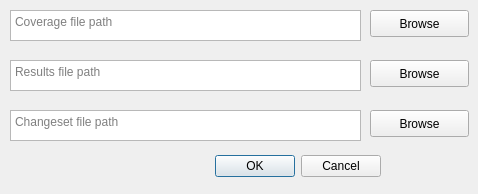
<?xml version="1.0" encoding="UTF-8"?>
<ui version="4.0">
 <class>CLoadTestSuiteDialog</class>
 <widget class="QDialog" name="CLoadTestSuiteDialog">
  <property name="geometry">
   <rect>
    <x>0</x>
    <y>0</y>
    <width>478</width>
    <height>194</height>
   </rect>
  </property>
  <property name="sizePolicy">
   <sizepolicy hsizetype="Fixed" vsizetype="Fixed">
    <horstretch>0</horstretch>
    <verstretch>0</verstretch>
   </sizepolicy>
  </property>
  <property name="contextMenuPolicy">
   <enum>Qt::DefaultContextMenu</enum>
  </property>
  <property name="windowTitle">
   <string>Load test-suite</string>
  </property>
  <property name="sizeGripEnabled">
   <bool>false</bool>
  </property>
  <property name="modal">
   <bool>true</bool>
  </property>
  <widget class="QDialogButtonBox" name="buttonBox">
   <property name="geometry">
    <rect>
     <x>40</x>
     <y>150</y>
     <width>341</width>
     <height>32</height>
    </rect>
   </property>
   <property name="orientation">
    <enum>Qt::Horizontal</enum>
   </property>
   <property name="standardButtons">
    <set>QDialogButtonBox::Cancel|QDialogButtonBox::Ok</set>
   </property>
  </widget>
  <widget class="QTextEdit" name="textEditCoverage">
   <property name="enabled">
    <bool>true</bool>
   </property>
   <property name="geometry">
    <rect>
     <x>10</x>
     <y>10</y>
     <width>351</width>
     <height>31</height>
    </rect>
   </property>
   <property name="inputMethodHints">
    <set>Qt::ImhNone</set>
   </property>
   <property name="verticalScrollBarPolicy">
    <enum>Qt::ScrollBarAlwaysOff</enum>
   </property>
   <property name="horizontalScrollBarPolicy">
    <enum>Qt::ScrollBarAlwaysOff</enum>
   </property>
   <property name="sizeAdjustPolicy">
    <enum>QAbstractScrollArea::AdjustIgnored</enum>
   </property>
   <property name="lineWrapMode">
    <enum>QTextEdit::NoWrap</enum>
   </property>
   <property name="readOnly">
    <bool>false</bool>
   </property>
   <property name="placeholderText">
    <string>Coverage file path</string>
   </property>
  </widget>
  <widget class="QTextEdit" name="textEditResults">
   <property name="geometry">
    <rect>
     <x>10</x>
     <y>60</y>
     <width>351</width>
     <height>31</height>
    </rect>
   </property>
   <property name="inputMethodHints">
    <set>Qt::ImhNone</set>
   </property>
   <property name="verticalScrollBarPolicy">
    <enum>Qt::ScrollBarAlwaysOff</enum>
   </property>
   <property name="horizontalScrollBarPolicy">
    <enum>Qt::ScrollBarAlwaysOff</enum>
   </property>
   <property name="lineWrapMode">
    <enum>QTextEdit::NoWrap</enum>
   </property>
   <property name="readOnly">
    <bool>false</bool>
   </property>
   <property name="placeholderText">
    <string>Results file path</string>
   </property>
  </widget>
  <widget class="QPushButton" name="pushButtonCoverage">
   <property name="geometry">
    <rect>
     <x>370</x>
     <y>10</y>
     <width>99</width>
     <height>27</height>
    </rect>
   </property>
   <property name="text">
    <string>Browse</string>
   </property>
   <property name="flat">
    <bool>false</bool>
   </property>
  </widget>
  <widget class="QTextEdit" name="textEditChangeset">
   <property name="geometry">
    <rect>
     <x>10</x>
     <y>110</y>
     <width>351</width>
     <height>31</height>
    </rect>
   </property>
   <property name="inputMethodHints">
    <set>Qt::ImhNone</set>
   </property>
   <property name="verticalScrollBarPolicy">
    <enum>Qt::ScrollBarAlwaysOff</enum>
   </property>
   <property name="horizontalScrollBarPolicy">
    <enum>Qt::ScrollBarAlwaysOff</enum>
   </property>
   <property name="lineWrapMode">
    <enum>QTextEdit::NoWrap</enum>
   </property>
   <property name="readOnly">
    <bool>false</bool>
   </property>
   <property name="placeholderText">
    <string>Changeset file path</string>
   </property>
  </widget>
  <widget class="QPushButton" name="pushButtonResults">
   <property name="geometry">
    <rect>
     <x>370</x>
     <y>60</y>
     <width>99</width>
     <height>27</height>
    </rect>
   </property>
   <property name="text">
    <string>Browse</string>
   </property>
  </widget>
  <widget class="QPushButton" name="pushButtonChangeset">
   <property name="geometry">
    <rect>
     <x>370</x>
     <y>110</y>
     <width>99</width>
     <height>27</height>
    </rect>
   </property>
   <property name="text">
    <string>Browse</string>
   </property>
  </widget>
 </widget>
 <resources/>
 <connections>
  <connection>
   <sender>buttonBox</sender>
   <signal>accepted()</signal>
   <receiver>CLoadTestSuiteDialog</receiver>
   <slot>accept()</slot>
   <hints>
    <hint type="sourcelabel">
     <x>248</x>
     <y>254</y>
    </hint>
    <hint type="destinationlabel">
     <x>157</x>
     <y>274</y>
    </hint>
   </hints>
  </connection>
  <connection>
   <sender>buttonBox</sender>
   <signal>rejected()</signal>
   <receiver>CLoadTestSuiteDialog</receiver>
   <slot>reject()</slot>
   <hints>
    <hint type="sourcelabel">
     <x>316</x>
     <y>260</y>
    </hint>
    <hint type="destinationlabel">
     <x>286</x>
     <y>274</y>
    </hint>
   </hints>
  </connection>
 </connections>
</ui>
